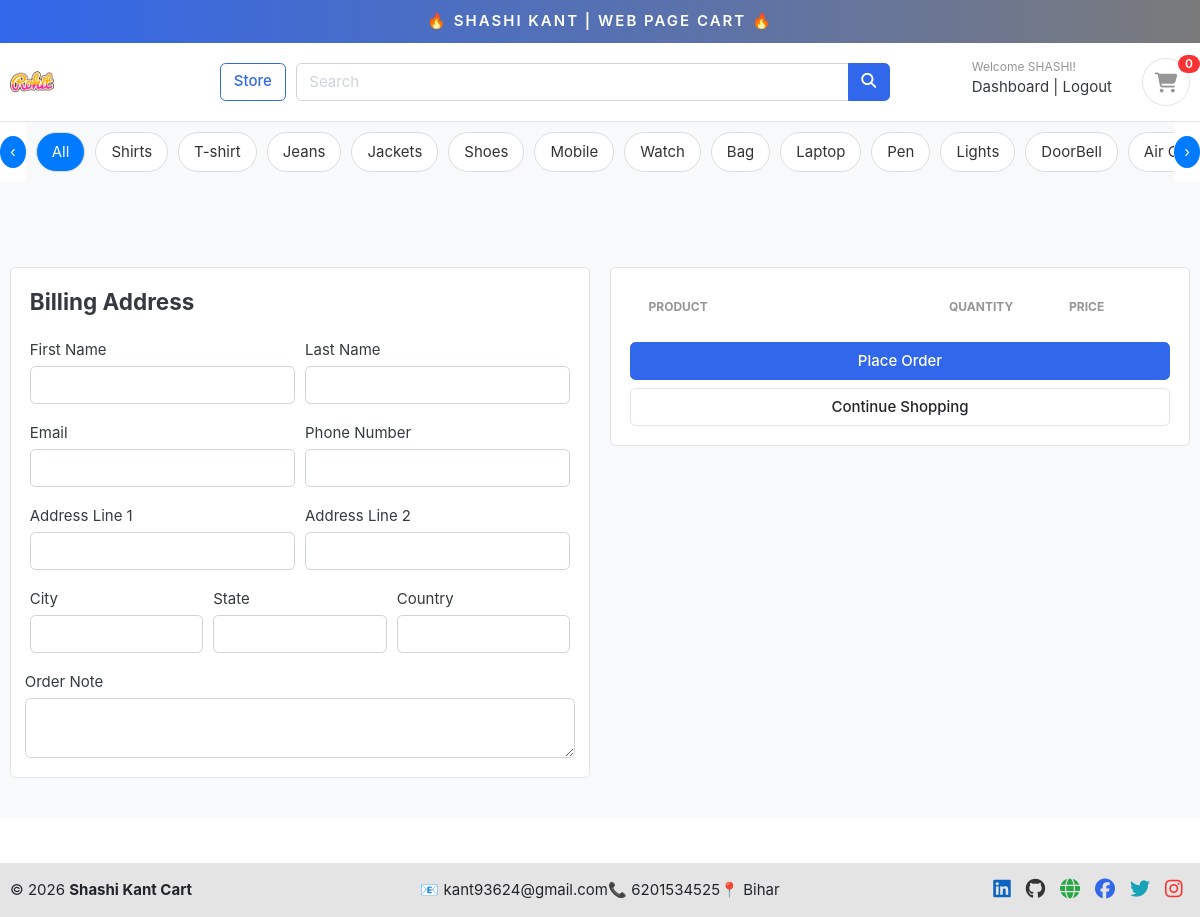
The app's page /cart/checkout/ (signed in) with its own data.
### accounts/models.py (models this page shows, shortened)
class Account(AbstractBaseUser):
    first_name = models.CharField(max_length=50)
    last_name = models.CharField(max_length=50)
    username = models.CharField(max_length=50, unique=True)
    email = models.EmailField(max_length=50, unique=True)
    phone_number = models.CharField(max_length=50)
    date_joined = models.DateTimeField(auto_now_add=True)
    last_login = models.DateTimeField(auto_now=True)   # ✅ better
    is_admin = models.BooleanField(default=False)
    is_active = models.BooleanField(default=True)      # ✅ duplicate remove + True
    is_staff = models.BooleanField(default=False)      # ✅ missing field add
    is_superadmin = models.BooleanField(default=False)
    USERNAME_FIELD = "email"
    REQUIRED_FIELDS = ["username", "first_name", "last_name"]   # ✅ spaces fixed
    objects = MyAccounManager()

### category/models.py (models this page shows, shortened)
class Category(models.Model):
    category_name = models.CharField(max_length=100,unique=True)
    slug = models.SlugField(max_length=100, unique=True)
    description = models.TextField(max_length=255,blank=True)
    cat_image = models.ImageField(upload_to='photos/categories', blank=True)
    class Meta:
        verbose_name = 'category'
        verbose_name_plural = 'categories'
    def get_url(self):
            return reverse("products_by_category",args=[self.slug])

### carts/views.py (the view)
# urls.py: path('checkout/',views.checkout,name="checkout"),
@login_required(login_url='login')
def checkout(request, total=0, quantity=0, cart_items=None):
    try:
        tax = 0
        grand_total = 0
        if request.user.is_authenticated:
            cart_items = CartItem.objects.filter(user=request.user, is_active=True)
        else:
            cart = Cart.objects.get(cart_id=_cart_id(request))
            cart_items = CartItem.objects.filter(cart=cart, is_active=True)
        for cart_item in cart_items:
            total += (cart_item.product.price * cart_item.quantity)
            quantity += cart_item.quantity
        tax = (2 * total)/100
        grand_total = total + tax
    except ObjectDoesNotExist:
        pass #just ignore
    context = {
        'total': total,
        'quantity': quantity,
        'cart_items': cart_items,
        'tax'       : tax,
        'grand_total': grand_total,
    }
    return render(request, 'store/checkout.html', context)

### carts/context_processors.py (called while the page is built)
def counter(request):
    cart_count = 0
    if 'admin' in request.path:
        return {}
    else:
        try:
            cart = Cart.objects.filter(cart_id=_cart_id(request))
            if request.user.is_authenticated:
                cart_items = CartItem.objects.all().filter(user=request.user)
            else:
                cart_items = CartItem.objects.all().filter(cart=cart[:1])
            for cart_item in cart_items:
                cart_count += cart_item.quantity
        except Cart.DoesNotExist:
            cart_count = 0
    return dict(cart_count=cart_count)

### carts/views.py (called while the page is built)
def _cart_id(request):
    if not request.session.session_key:
        request.session.create()
    return request.session.session_key

### category/context_processors.py (called while the page is built)
def menu_links(request):
    links = Category.objects.all()
    return dict(links=links)

### templates/store/checkout.html (shortened to what this page needs)
{% extends 'base.html' %}
{% load static %}
{% block content %}
<section class="section-content padding-y bg">
<div class="container">
<div class="row mt-5">
<aside class="col-lg-6">
<div class="card">
    <div class="card-body">
        <h4 class="card-title mb-4">Billing Address</h4>
        <form action="{% url 'place_order' %}" method="POST">
          <div class="form-row">
            <div class="col form-group">
              <label for="">First Name</label>
              <input type="text" name="first_name" class="form-control" required>
            </div>
            <div class="col form-group">
              <label for="">Last Name</label>
              <input type="text" name="last_name" class="form-control" required>
            </div>
          </div>
          <div class="form-row">
            <div class="col form-group">
              <label for="">Email</label>
              <input type="email" name="email" class="form-control" required>
            </div>
            <div class="col form-group">
              <label for="">Phone Number</label>
              <input type="text" name="phone" class="form-control" required>
            </div>
          </div>
          <div class="form-row">
            <div class="col form-group">
              <label for="">Address Line 1</label>
              <input type="text" name="address_line_1" class="form-control" required>
            </div>
            <div class="col form-group">
              <label for="">Address Line 2</label>
              <input type="text" name="address_line_2" class="form-control">
            </div>
          </div>
          <div class="form-row">
            <div class="col form-group">
              <label for="">City</label>
              <input type="text" name="city" class="form-control" required>
            </div>
            <div class="col form-group">
              <label for="">State</label>
              <input type="text" name="state" class="form-control" required>
            </div>
            <div class="col form-group">
              <label for="">Country</label>
              <input type="text" name="country" class="form-control" required>
            </div>
            </div>
            <div class="form-row">
              <label for="">Order Note</label>
              <textarea name="order_note" rows="2" class="form-control"></textarea>
            </div>
</div>
</aside>
<aside class="col-lg-6">
<div class="card">
<div class="card-body">
    <table class="table table-borderless table-shopping-cart">
        <thead class="text-muted">
        <tr class="small text-uppercase">
          <th>Product</th>
          <th width="120">Quantity</th>
          <th width="120">Price</th>
        </tr>
        </thead>
        </table>
<button type="submit" name="submit" class="btn btn-primary btn-block">Place Order</button>
<a href="{% url 'store' %}" class="btn btn-light btn-block">Continue Shopping</a>
</div>
</div>
</aside>
</div>
</div>
</section>
{% endblock %}

### templates/includes/navbar.html (shortened to what this page needs)
{% load static %}
<div class="container-fluid" style="text-align:center;background-image: linear-gradient(to right, #3167EB , #7A7A7A);padding:10px;font-weight: 600;position:sticky;top:0;z-index:999;">
<a href="#" style="color: white;text-transform: uppercase;letter-spacing: 2px;"><span>&#x1F525</span> Shashi Kant  | Web Page Cart <span>&#x1F525</span></a>
</div>
<header class="section-header">
<section class="header-main border-bottom">
  <div class="container">
<div class="row align-items-center">
  <div class="col-lg-2 col-md-3 col-6">
    <a href="{% url 'home' %}" class="brand-wrap">
      <img class="logo" src="{% static 'images/items/102.jpg' %}">
    </a>
  </div>
  <a href="{% url 'store' %}" class="btn btn-outline-primary">Store</a>
  <div class="col-lg  col-md-6 col-sm-12 col">
    <form action="{% url 'search' %}" class="search" method='GET'>
      <div class="input-group w-100">
          <input type="text" class="form-control" style="width:60%;" placeholder="Search" name="keyword" required>
          <div class="input-group-append">
            <button class="btn btn-primary" type="submit">
              <i class="fa fa-search"></i>
            </button>
          </div>
        </div>
    </form>
  </div>
  <div class="col-lg-3 col-sm-6 col-8 order-2 order-lg-3">
        <div class="d-flex justify-content-end mb-3 mb-lg-0">
          {% if user.id is None %}
          <div class="widget-header">
            <small class="title text-muted">Welcome guest!</small>
            <div>
              <a href="{% url 'login' %}">Sign in</a> <span class="dark-transp"> | </span>
              <a href="{% url 'register' %}"> Register</a>
            </div>
          </div>
          {% else %}
          <div class="widget-header">
            <small class="title text-muted">Welcome {{user.first_name}}!</small>
            <div>
              <a href="{% url 'dashboard' %}">Dashboard</a> <span class="dark-transp"> | </span>
              <a href="{% url 'logout' %}"> Logout</a>
            </div>
          </div>
          {% endif %}
          <a href="{% url 'cart' %}" class="widget-header pl-3 ml-3">
            <div class="icon icon-sm rounded-circle border"><i class="fa fa-shopping-cart"></i></div>
            <span class="badge badge-pill badge-danger notify">{{cart_count}}</span>
          </a>
        </div>
      </div>
</div>
  </div>
</section>
<div class="cat-wrapper">
    <button class="scroll-btn left" onclick="scrollCat(-200)">‹</button>
    <div class="category-bar" id="catBar">
        <a href="{% url 'store' %}" class="cat-item active">All</a>
        {% for category in links %}
            <a href="{{ category.get_url }}" class="cat-item">
                {{ category.category_name }}
            </a>
        {% endfor %}
    </div>
    <button class="scroll-btn right" onclick="scrollCat(200)">›</button>
</div>
</header>

### ecommerce2/static/css/ui.css (style rules this page uses)
html { font-family: "Inter", sans-serif; font-size: 15px; }
.icon-xs, .icon-sm, .icon-md, .icon-lg { display: inline-block; text-align: center; flex-shrink: 0; flex-grow: 0; }
.icon-sm { width: 48px; height: 48px; line-height: 48px !important; font-size: 20px; }
.padding-y { padding-top: 40px; padding-bottom: 40px; }
article:after, .form-group:after { display: block; clear: both; content: ""; }
.bg { background-color: #f8f9fa; }
.header-main { position: relative; padding-top: 1rem; padding-bottom: 1rem; }
.brand-wrap .logo, .navbar-brand .logo { margin-right: 7px; max-height: 42px; display: inline-block; }
.widget-header { display: inline-block; vertical-align: middle; position: relative; }
.widget-header a { color: #343a40; }
.widget-header i { color: #969696; }
.widget-header .title { display: block; }
.widget-header .notify { position: absolute; top: -3px; right: -10px; }
.btn-light { background-color: #fff; border-color: #e4e4e4; }
.notify { position: absolute; top: -4px; right: -10px; display: inline-block; padding: 0.25em 0.6em; font-size: 12px; line-height: 1; text-align: center; border-radius: 3rem; color: #fff; background-color: #fa3434; }
.table-shopping-cart.table td, .table-shopping-cart.table th { padding-left: 1.25rem; padding-right: 1.25rem; }

### templates/includes/navbar.html (style rules this page uses)
.cat-wrapper { display: flex; align-items: center; overflow: hidden; }
.category-bar { display: flex; gap: 10px; padding: 10px; background: #f8f9fa; overflow-x: auto; white-space: nowrap; scroll-behavior: smooth; flex: 1; }
.category-bar { -ms-overflow-style: none; scrollbar-width: none; }
.cat-item { flex: 0 0 auto; text-decoration: none; background: #fff; padding: 8px 15px; border-radius: 20px; border: 1px solid #ddd; color: #333; transition: 0.3s; }
.cat-item.active { background: #007bff; color: #fff; }
.scroll-btn { border: none; background: #007bff; color: white; padding: 5px 10px; cursor: pointer; border-radius: 50%; }

### records on screen
Account: first_name "SHASHI"
Category: category_name "Shirts"
Category: category_name "T-shirt"
Category: category_name "Jeans"
Category: category_name "Jackets"
Category: category_name "Shoes"
Category: category_name "Mobile"
Category: category_name "Watch"
Category: category_name "Bag"
Category: category_name "Laptop"
Category: category_name "Pen"
Category: category_name "Lights"
Category: category_name "DoorBell"
Category: category_name "Air…"

### other values on screen
{{ cart_count }} "0"
